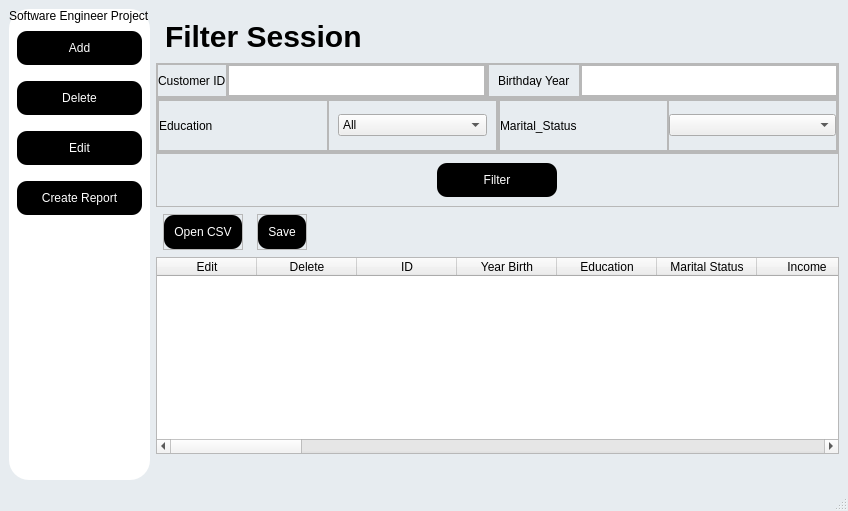
<?xml version="1.0" encoding="UTF-8"?>
<ui version="4.0">
 <class>MainWindow</class>
 <widget class="QMainWindow" name="MainWindow">
  <property name="geometry">
   <rect>
    <x>0</x>
    <y>0</y>
    <width>848</width>
    <height>511</height>
   </rect>
  </property>
  <property name="windowTitle">
   <string>MainWindow</string>
  </property>
  <property name="styleSheet">
   <string notr="true">#save_btn_container,
#openCSV_btn_container {
margin: 7px;
}

#filter_section {
max-height: 200;
}

#filterDetailL1_container {
max-height: 35px;
}

#filterTitle {
font-weight: 600;
font-size: 30px;
}

.QFrame {
margin: 0;

}

.QMainWindow { 
background-color: #E7ECF0;
}

#centralwidget {
background-color: #E7ECF0;
}

* {
font-family: &quot;Poppins&quot;;
}

.QPushButton {
background-color: black;
color: white;
border-radius: 10px;
padding: 10px;
}

.QPushButton:hover {
background-color: blue;
}

#right {
background-color: white;
border-radius: 20px;
}

#customerId_le {
max-height: 50px;
}

#birthdayYear_le {
max-height: 50px;
}


#filter_btn {
max-width: 100px;
}

#summaryTable_le {
background-color: transparent;
border: none;
margin-top: 10px;

}

</string>
  </property>
  <widget class="QWidget" name="centralwidget">
   <layout class="QHBoxLayout" name="horizontalLayout">
    <item>
     <widget class="QWidget" name="right" native="true">
      <layout class="QVBoxLayout" name="verticalLayout">
       <property name="spacing">
        <number>0</number>
       </property>
       <property name="leftMargin">
        <number>0</number>
       </property>
       <property name="topMargin">
        <number>0</number>
       </property>
       <property name="rightMargin">
        <number>0</number>
       </property>
       <property name="bottomMargin">
        <number>0</number>
       </property>
       <item>
        <widget class="QWidget" name="programTitle_container" native="true">
         <layout class="QVBoxLayout" name="verticalLayout_8">
          <property name="spacing">
           <number>0</number>
          </property>
          <property name="leftMargin">
           <number>0</number>
          </property>
          <property name="topMargin">
           <number>0</number>
          </property>
          <property name="rightMargin">
           <number>0</number>
          </property>
          <property name="bottomMargin">
           <number>0</number>
          </property>
          <item>
           <widget class="QLabel" name="label">
            <property name="text">
             <string>Software Engineer Project</string>
            </property>
           </widget>
          </item>
         </layout>
        </widget>
       </item>
       <item>
        <widget class="QWidget" name="add_btn_container" native="true">
         <layout class="QVBoxLayout" name="verticalLayout_3">
          <property name="spacing">
           <number>0</number>
          </property>
          <property name="leftMargin">
           <number>8</number>
          </property>
          <property name="topMargin">
           <number>8</number>
          </property>
          <property name="rightMargin">
           <number>8</number>
          </property>
          <property name="bottomMargin">
           <number>8</number>
          </property>
          <item>
           <widget class="QPushButton" name="add_btn">
            <property name="text">
             <string>Add</string>
            </property>
           </widget>
          </item>
         </layout>
        </widget>
       </item>
       <item>
        <widget class="QWidget" name="delete_btn_container" native="true">
         <layout class="QVBoxLayout" name="verticalLayout_4">
          <property name="spacing">
           <number>0</number>
          </property>
          <property name="leftMargin">
           <number>8</number>
          </property>
          <property name="topMargin">
           <number>8</number>
          </property>
          <property name="rightMargin">
           <number>8</number>
          </property>
          <property name="bottomMargin">
           <number>8</number>
          </property>
          <item>
           <widget class="QPushButton" name="delete_btn">
            <property name="text">
             <string>Delete</string>
            </property>
           </widget>
          </item>
         </layout>
        </widget>
       </item>
       <item>
        <widget class="QWidget" name="edit_btn_container" native="true">
         <layout class="QVBoxLayout" name="verticalLayout_5">
          <property name="spacing">
           <number>0</number>
          </property>
          <property name="leftMargin">
           <number>8</number>
          </property>
          <property name="topMargin">
           <number>8</number>
          </property>
          <property name="rightMargin">
           <number>8</number>
          </property>
          <property name="bottomMargin">
           <number>8</number>
          </property>
          <item>
           <widget class="QPushButton" name="edit_btn">
            <property name="text">
             <string>Edit</string>
            </property>
           </widget>
          </item>
         </layout>
        </widget>
       </item>
       <item>
        <widget class="QWidget" name="createRoport_btn_container" native="true">
         <layout class="QVBoxLayout" name="verticalLayout_11">
          <property name="spacing">
           <number>0</number>
          </property>
          <property name="leftMargin">
           <number>8</number>
          </property>
          <property name="topMargin">
           <number>8</number>
          </property>
          <property name="rightMargin">
           <number>8</number>
          </property>
          <property name="bottomMargin">
           <number>8</number>
          </property>
          <item>
           <widget class="QPushButton" name="createReport_btn">
            <property name="text">
             <string>Create Report</string>
            </property>
           </widget>
          </item>
         </layout>
        </widget>
       </item>
       <item>
        <spacer name="verticalSpacer">
         <property name="orientation">
          <enum>Qt::Vertical</enum>
         </property>
         <property name="sizeHint" stdset="0">
          <size>
           <width>20</width>
           <height>40</height>
          </size>
         </property>
        </spacer>
       </item>
      </layout>
     </widget>
    </item>
    <item>
     <widget class="QWidget" name="mainBody" native="true">
      <layout class="QVBoxLayout" name="verticalLayout_2">
       <property name="spacing">
        <number>0</number>
       </property>
       <property name="leftMargin">
        <number>0</number>
       </property>
       <property name="topMargin">
        <number>0</number>
       </property>
       <property name="rightMargin">
        <number>0</number>
       </property>
       <property name="bottomMargin">
        <number>0</number>
       </property>
       <item>
        <widget class="QWidget" name="filter_section" native="true">
         <layout class="QVBoxLayout" name="verticalLayout_10">
          <property name="spacing">
           <number>0</number>
          </property>
          <property name="leftMargin">
           <number>0</number>
          </property>
          <property name="topMargin">
           <number>0</number>
          </property>
          <property name="rightMargin">
           <number>0</number>
          </property>
          <property name="bottomMargin">
           <number>0</number>
          </property>
          <item>
           <widget class="QWidget" name="filterTitle_container" native="true">
            <layout class="QHBoxLayout" name="horizontalLayout_2">
             <item>
              <widget class="QLabel" name="filterTitle">
               <property name="text">
                <string>Filter Session</string>
               </property>
              </widget>
             </item>
            </layout>
           </widget>
          </item>
          <item>
           <widget class="QWidget" name="filterDetailL1_container" native="true">
            <layout class="QHBoxLayout" name="horizontalLayout_3">
             <property name="spacing">
              <number>0</number>
             </property>
             <property name="leftMargin">
              <number>0</number>
             </property>
             <property name="topMargin">
              <number>0</number>
             </property>
             <property name="rightMargin">
              <number>0</number>
             </property>
             <property name="bottomMargin">
              <number>0</number>
             </property>
             <item>
              <widget class="QFrame" name="filter1_frame">
               <property name="frameShape">
                <enum>QFrame::StyledPanel</enum>
               </property>
               <property name="frameShadow">
                <enum>QFrame::Raised</enum>
               </property>
               <layout class="QHBoxLayout" name="horizontalLayout_4">
                <property name="spacing">
                 <number>0</number>
                </property>
                <property name="leftMargin">
                 <number>0</number>
                </property>
                <property name="topMargin">
                 <number>0</number>
                </property>
                <property name="rightMargin">
                 <number>0</number>
                </property>
                <property name="bottomMargin">
                 <number>0</number>
                </property>
                <item>
                 <widget class="QFrame" name="frame_5">
                  <property name="frameShape">
                   <enum>QFrame::StyledPanel</enum>
                  </property>
                  <property name="frameShadow">
                   <enum>QFrame::Raised</enum>
                  </property>
                  <layout class="QHBoxLayout" name="horizontalLayout_17">
                   <property name="spacing">
                    <number>0</number>
                   </property>
                   <property name="leftMargin">
                    <number>0</number>
                   </property>
                   <property name="topMargin">
                    <number>0</number>
                   </property>
                   <property name="rightMargin">
                    <number>0</number>
                   </property>
                   <property name="bottomMargin">
                    <number>0</number>
                   </property>
                   <item>
                    <widget class="QLabel" name="label_3">
                     <property name="text">
                      <string>Customer ID</string>
                     </property>
                    </widget>
                   </item>
                  </layout>
                 </widget>
                </item>
                <item>
                 <widget class="QFrame" name="frame_4">
                  <property name="frameShape">
                   <enum>QFrame::StyledPanel</enum>
                  </property>
                  <property name="frameShadow">
                   <enum>QFrame::Raised</enum>
                  </property>
                  <layout class="QHBoxLayout" name="horizontalLayout_16">
                   <property name="spacing">
                    <number>0</number>
                   </property>
                   <property name="leftMargin">
                    <number>0</number>
                   </property>
                   <property name="topMargin">
                    <number>0</number>
                   </property>
                   <property name="rightMargin">
                    <number>0</number>
                   </property>
                   <property name="bottomMargin">
                    <number>0</number>
                   </property>
                   <item>
                    <widget class="QTextEdit" name="customerId_le"/>
                   </item>
                  </layout>
                 </widget>
                </item>
               </layout>
              </widget>
             </item>
             <item>
              <widget class="QFrame" name="frame_2">
               <property name="frameShape">
                <enum>QFrame::StyledPanel</enum>
               </property>
               <property name="frameShadow">
                <enum>QFrame::Raised</enum>
               </property>
               <layout class="QHBoxLayout" name="horizontalLayout_5">
                <property name="spacing">
                 <number>0</number>
                </property>
                <property name="leftMargin">
                 <number>0</number>
                </property>
                <property name="topMargin">
                 <number>0</number>
                </property>
                <property name="rightMargin">
                 <number>0</number>
                </property>
                <property name="bottomMargin">
                 <number>0</number>
                </property>
                <item>
                 <widget class="QFrame" name="frame_6">
                  <property name="frameShape">
                   <enum>QFrame::StyledPanel</enum>
                  </property>
                  <property name="frameShadow">
                   <enum>QFrame::Raised</enum>
                  </property>
                  <layout class="QHBoxLayout" name="horizontalLayout_19">
                   <item>
                    <widget class="QLabel" name="label_4">
                     <property name="text">
                      <string>Birthday Year</string>
                     </property>
                    </widget>
                   </item>
                  </layout>
                 </widget>
                </item>
                <item>
                 <widget class="QFrame" name="frame_3">
                  <property name="frameShape">
                   <enum>QFrame::StyledPanel</enum>
                  </property>
                  <property name="frameShadow">
                   <enum>QFrame::Raised</enum>
                  </property>
                  <layout class="QHBoxLayout" name="horizontalLayout_18">
                   <property name="spacing">
                    <number>0</number>
                   </property>
                   <property name="leftMargin">
                    <number>0</number>
                   </property>
                   <property name="topMargin">
                    <number>0</number>
                   </property>
                   <property name="rightMargin">
                    <number>0</number>
                   </property>
                   <property name="bottomMargin">
                    <number>0</number>
                   </property>
                   <item>
                    <widget class="QTextEdit" name="birthdayYear_le"/>
                   </item>
                  </layout>
                 </widget>
                </item>
               </layout>
              </widget>
             </item>
            </layout>
           </widget>
          </item>
          <item>
           <widget class="QFrame" name="filterL2_container">
            <property name="frameShape">
             <enum>QFrame::StyledPanel</enum>
            </property>
            <property name="frameShadow">
             <enum>QFrame::Raised</enum>
            </property>
            <layout class="QHBoxLayout" name="horizontalLayout_9">
             <property name="spacing">
              <number>0</number>
             </property>
             <property name="leftMargin">
              <number>0</number>
             </property>
             <property name="topMargin">
              <number>0</number>
             </property>
             <property name="rightMargin">
              <number>0</number>
             </property>
             <property name="bottomMargin">
              <number>0</number>
             </property>
             <item>
              <widget class="QFrame" name="frame_9">
               <property name="frameShape">
                <enum>QFrame::StyledPanel</enum>
               </property>
               <property name="frameShadow">
                <enum>QFrame::Raised</enum>
               </property>
               <layout class="QHBoxLayout" name="horizontalLayout_10">
                <property name="spacing">
                 <number>0</number>
                </property>
                <property name="leftMargin">
                 <number>0</number>
                </property>
                <property name="topMargin">
                 <number>0</number>
                </property>
                <property name="rightMargin">
                 <number>0</number>
                </property>
                <property name="bottomMargin">
                 <number>0</number>
                </property>
                <item>
                 <widget class="QFrame" name="frame_14">
                  <property name="frameShape">
                   <enum>QFrame::StyledPanel</enum>
                  </property>
                  <property name="frameShadow">
                   <enum>QFrame::Raised</enum>
                  </property>
                  <layout class="QHBoxLayout" name="horizontalLayout_13">
                   <property name="spacing">
                    <number>0</number>
                   </property>
                   <property name="leftMargin">
                    <number>0</number>
                   </property>
                   <property name="topMargin">
                    <number>0</number>
                   </property>
                   <property name="rightMargin">
                    <number>0</number>
                   </property>
                   <property name="bottomMargin">
                    <number>0</number>
                   </property>
                   <item>
                    <widget class="QLabel" name="label_2">
                     <property name="text">
                      <string>Education</string>
                     </property>
                    </widget>
                   </item>
                  </layout>
                 </widget>
                </item>
                <item>
                 <widget class="QFrame" name="frame_12">
                  <property name="frameShape">
                   <enum>QFrame::StyledPanel</enum>
                  </property>
                  <property name="frameShadow">
                   <enum>QFrame::Raised</enum>
                  </property>
                  <layout class="QHBoxLayout" name="horizontalLayout_15">
                   <item>
                    <widget class="QComboBox" name="education_cb">
                     <item>
                      <property name="text">
                       <string>All</string>
                      </property>
                     </item>
                     <item>
                      <property name="text">
                       <string>Graduation</string>
                      </property>
                     </item>
                     <item>
                      <property name="text">
                       <string>Master</string>
                      </property>
                     </item>
                     <item>
                      <property name="text">
                       <string>PhD</string>
                      </property>
                     </item>
                     <item>
                      <property name="text">
                       <string>2n Cycle</string>
                      </property>
                     </item>
                     <item>
                      <property name="text">
                       <string>Basic</string>
                      </property>
                     </item>
                    </widget>
                   </item>
                  </layout>
                 </widget>
                </item>
               </layout>
              </widget>
             </item>
             <item>
              <widget class="QFrame" name="frame_10">
               <property name="frameShape">
                <enum>QFrame::StyledPanel</enum>
               </property>
               <property name="frameShadow">
                <enum>QFrame::Raised</enum>
               </property>
               <layout class="QHBoxLayout" name="horizontalLayout_11">
                <property name="spacing">
                 <number>0</number>
                </property>
                <property name="leftMargin">
                 <number>0</number>
                </property>
                <property name="topMargin">
                 <number>0</number>
                </property>
                <property name="rightMargin">
                 <number>0</number>
                </property>
                <property name="bottomMargin">
                 <number>0</number>
                </property>
                <item>
                 <widget class="QFrame" name="frame_13">
                  <property name="frameShape">
                   <enum>QFrame::StyledPanel</enum>
                  </property>
                  <property name="frameShadow">
                   <enum>QFrame::Raised</enum>
                  </property>
                  <layout class="QHBoxLayout" name="horizontalLayout_12">
                   <property name="spacing">
                    <number>0</number>
                   </property>
                   <property name="leftMargin">
                    <number>0</number>
                   </property>
                   <property name="topMargin">
                    <number>0</number>
                   </property>
                   <property name="rightMargin">
                    <number>0</number>
                   </property>
                   <property name="bottomMargin">
                    <number>0</number>
                   </property>
                   <item>
                    <widget class="QLabel" name="label_5">
                     <property name="text">
                      <string>Marital_Status</string>
                     </property>
                    </widget>
                   </item>
                  </layout>
                 </widget>
                </item>
                <item>
                 <widget class="QFrame" name="frame_11">
                  <property name="frameShape">
                   <enum>QFrame::StyledPanel</enum>
                  </property>
                  <property name="frameShadow">
                   <enum>QFrame::Raised</enum>
                  </property>
                  <layout class="QHBoxLayout" name="horizontalLayout_14">
                   <property name="spacing">
                    <number>0</number>
                   </property>
                   <property name="leftMargin">
                    <number>0</number>
                   </property>
                   <property name="topMargin">
                    <number>0</number>
                   </property>
                   <property name="rightMargin">
                    <number>0</number>
                   </property>
                   <property name="bottomMargin">
                    <number>0</number>
                   </property>
                   <item>
                    <widget class="QComboBox" name="maritalStatus_cb"/>
                   </item>
                  </layout>
                 </widget>
                </item>
               </layout>
              </widget>
             </item>
            </layout>
           </widget>
          </item>
          <item>
           <widget class="QFrame" name="frame">
            <property name="frameShape">
             <enum>QFrame::StyledPanel</enum>
            </property>
            <property name="frameShadow">
             <enum>QFrame::Raised</enum>
            </property>
            <layout class="QHBoxLayout" name="horizontalLayout_20">
             <property name="spacing">
              <number>0</number>
             </property>
             <property name="leftMargin">
              <number>0</number>
             </property>
             <property name="topMargin">
              <number>0</number>
             </property>
             <property name="rightMargin">
              <number>0</number>
             </property>
             <property name="bottomMargin">
              <number>0</number>
             </property>
             <item>
              <widget class="QPushButton" name="filter_btn">
               <property name="text">
                <string>Filter</string>
               </property>
              </widget>
             </item>
            </layout>
           </widget>
          </item>
         </layout>
        </widget>
       </item>
       <item>
        <widget class="QWidget" name="widget" native="true">
         <layout class="QHBoxLayout" name="horizontalLayout_6">
          <property name="spacing">
           <number>0</number>
          </property>
          <property name="leftMargin">
           <number>0</number>
          </property>
          <property name="topMargin">
           <number>0</number>
          </property>
          <property name="rightMargin">
           <number>0</number>
          </property>
          <property name="bottomMargin">
           <number>0</number>
          </property>
          <item>
           <widget class="QFrame" name="openCSV_btn_container">
            <property name="frameShape">
             <enum>QFrame::StyledPanel</enum>
            </property>
            <property name="frameShadow">
             <enum>QFrame::Raised</enum>
            </property>
            <layout class="QHBoxLayout" name="horizontalLayout_7">
             <property name="spacing">
              <number>0</number>
             </property>
             <property name="leftMargin">
              <number>0</number>
             </property>
             <property name="topMargin">
              <number>0</number>
             </property>
             <property name="rightMargin">
              <number>0</number>
             </property>
             <property name="bottomMargin">
              <number>0</number>
             </property>
             <item>
              <widget class="QPushButton" name="openCSV_btn">
               <property name="text">
                <string>Open CSV</string>
               </property>
              </widget>
             </item>
            </layout>
           </widget>
          </item>
          <item>
           <widget class="QFrame" name="save_btn_container">
            <property name="frameShape">
             <enum>QFrame::StyledPanel</enum>
            </property>
            <property name="frameShadow">
             <enum>QFrame::Raised</enum>
            </property>
            <layout class="QHBoxLayout" name="horizontalLayout_8">
             <property name="spacing">
              <number>0</number>
             </property>
             <property name="leftMargin">
              <number>0</number>
             </property>
             <property name="topMargin">
              <number>0</number>
             </property>
             <property name="rightMargin">
              <number>0</number>
             </property>
             <property name="bottomMargin">
              <number>0</number>
             </property>
             <item>
              <widget class="QPushButton" name="save_btn">
               <property name="text">
                <string>Save</string>
               </property>
              </widget>
             </item>
            </layout>
           </widget>
          </item>
          <item>
           <spacer name="horizontalSpacer">
            <property name="orientation">
             <enum>Qt::Horizontal</enum>
            </property>
            <property name="sizeHint" stdset="0">
             <size>
              <width>40</width>
              <height>20</height>
             </size>
            </property>
           </spacer>
          </item>
         </layout>
        </widget>
       </item>
       <item>
        <widget class="QWidget" name="table_section" native="true">
         <layout class="QVBoxLayout" name="verticalLayout_6">
          <property name="spacing">
           <number>0</number>
          </property>
          <property name="leftMargin">
           <number>0</number>
          </property>
          <property name="topMargin">
           <number>0</number>
          </property>
          <property name="rightMargin">
           <number>0</number>
          </property>
          <property name="bottomMargin">
           <number>0</number>
          </property>
          <item>
           <widget class="QTableWidget" name="da_table">
            <property name="styleSheet">
             <string notr="true">#mainTable {
border: none;

}</string>
            </property>
            <column>
             <property name="text">
              <string>Edit</string>
             </property>
            </column>
            <column>
             <property name="text">
              <string>Delete</string>
             </property>
            </column>
            <column>
             <property name="text">
              <string>ID</string>
             </property>
            </column>
            <column>
             <property name="text">
              <string>Year Birth</string>
             </property>
            </column>
            <column>
             <property name="text">
              <string>Education</string>
             </property>
            </column>
            <column>
             <property name="text">
              <string>Marital Status</string>
             </property>
            </column>
            <column>
             <property name="text">
              <string>Income</string>
             </property>
            </column>
            <column>
             <property name="text">
              <string>Kidhome</string>
             </property>
            </column>
            <column>
             <property name="text">
              <string>Teenhome</string>
             </property>
            </column>
            <column>
             <property name="text">
              <string>DT Customer</string>
             </property>
            </column>
            <column>
             <property name="text">
              <string>Recency</string>
             </property>
            </column>
            <column>
             <property name="text">
              <string>MntWines</string>
             </property>
            </column>
            <column>
             <property name="text">
              <string>MntFruits</string>
             </property>
            </column>
            <column>
             <property name="text">
              <string>MntMeatProducts</string>
             </property>
            </column>
            <column>
             <property name="text">
              <string>MntFishProducts</string>
             </property>
            </column>
            <column>
             <property name="text">
              <string>MntSweetProducts</string>
             </property>
            </column>
            <column>
             <property name="text">
              <string>MntGoldProds</string>
             </property>
            </column>
            <column>
             <property name="text">
              <string>NumDealsPurchases</string>
             </property>
            </column>
            <column>
             <property name="text">
              <string>NumWebPurchases</string>
             </property>
            </column>
            <column>
             <property name="text">
              <string>NumCatalogPurchases</string>
             </property>
            </column>
            <column>
             <property name="text">
              <string>NumStorePurchases</string>
             </property>
            </column>
            <column>
             <property name="text">
              <string>NumWebVisitsMonth</string>
             </property>
            </column>
            <column>
             <property name="text">
              <string>AcceptedCmp3</string>
             </property>
            </column>
            <column>
             <property name="text">
              <string>AcceptedCmp4</string>
             </property>
            </column>
            <column>
             <property name="text">
              <string>AcceptedCmp5</string>
             </property>
            </column>
            <column>
             <property name="text">
              <string>AcceptedCmp1</string>
             </property>
            </column>
            <column>
             <property name="text">
              <string>AcceptedCmp2</string>
             </property>
            </column>
            <column>
             <property name="text">
              <string>Response</string>
             </property>
            </column>
            <column>
             <property name="text">
              <string>Complain</string>
             </property>
            </column>
            <column>
             <property name="text">
              <string>Country</string>
             </property>
            </column>
           </widget>
          </item>
         </layout>
        </widget>
       </item>
       <item>
        <widget class="QWidget" name="tableSumary" native="true">
         <layout class="QVBoxLayout" name="verticalLayout_7">
          <property name="spacing">
           <number>0</number>
          </property>
          <property name="leftMargin">
           <number>0</number>
          </property>
          <property name="topMargin">
           <number>0</number>
          </property>
          <property name="rightMargin">
           <number>0</number>
          </property>
          <property name="bottomMargin">
           <number>0</number>
          </property>
          <item>
           <widget class="QLineEdit" name="summaryTable_le">
            <property name="styleSheet">
             <string notr="true">#noRC {
background-color: transparent;
border: None;
padding: 10px;
}</string>
            </property>
           </widget>
          </item>
         </layout>
        </widget>
       </item>
      </layout>
     </widget>
    </item>
   </layout>
  </widget>
  <widget class="QStatusBar" name="statusbar"/>
 </widget>
 <resources/>
 <connections/>
</ui>
